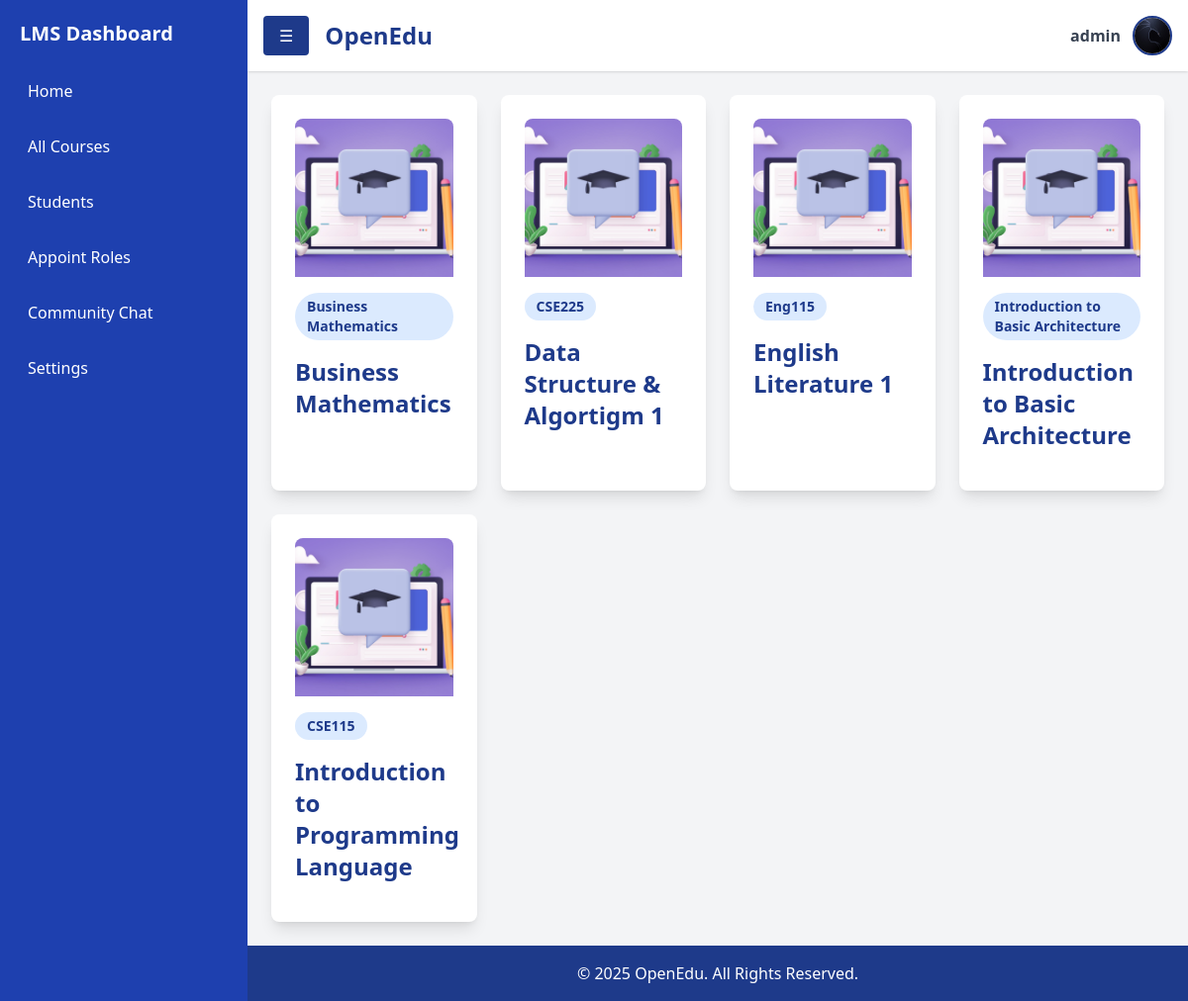
The page /courses (signed in) on the database its author committed.
### accounts/models.py (models this page shows, shortened)
class User(AbstractUser):
    contact = models.CharField(max_length=15, blank=True, null=True)
    profilepicture = models.ImageField(upload_to='images/profilepictures', blank=True, null=True,default='images/profilepictures/rafid1.jpg')
    role=models.TextField(default='user')
    course=models.IntegerField(default=-1)
    department=models.IntegerField(default=-1)
    groups = models.ManyToManyField(
        'auth.Group',
        related_name='custom_user_set',
        blank=True
    )
    user_permissions = models.ManyToManyField(
        'auth.Permission',
        related_name='custom_user_permissions_set',
        blank=True
    )

### lms/models.py (models this page shows, shortened)
class Course(models.Model):
    id = models.AutoField(primary_key=True)  # Automatically generates a primary key
    course_code = models.CharField(max_length=6, unique=True)  # Unique course code
    course_name = models.CharField(max_length=50)  # Course name
    course_description = models.TextField(
        default="This course provides a comprehensive overview of essential topics, methodologies, and concepts. Further details will be provided."
    )  # Description of the course
    department = models.ForeignKey('Department', related_name='courses', on_delete=models.CASCADE)  # Foreign key to Department
    image = models.ImageField(upload_to='images/course/', null=True, default='images/course/default.jpg')  # Course image

### home/views.py (the view)
# urls.py: path('courses', courses, name='courses'),
@login_required
def courses(request):
    courses = Course.objects.all().order_by('course_name')
    context={'name':request.user.username,'courses':courses}
    return render(request,"courses.html",context)

### home/templates/courses.html (shortened to what this page needs)
{% extends 'dashboard.html' %} {%block content %}
<div class="p-6 flex-grow">
  <div
    class="grid grid-cols-1 sm:grid-cols-2 md:grid-cols-3 lg:grid-cols-4 gap-6"
  >
    {% for course in courses %}
    <a
      href="{% url 'course_facs' dept_id=course.department.id course_id=course.id %}"
      class="card bg-white p-6 rounded-lg shadow-lg cursor-pointer hover:shadow-xl transition duration-300 transform hover:scale-105"
    >
      <img
        src="{{course.image.url}}"
        alt="Course Image"
        class="w-full h-40 object-cover rounded-t-lg mb-4"
      />
      <div class="flex items-center mb-4">
        <span
          class="text-sm font-semibold text-blue-900 bg-blue-100 px-3 py-1 rounded-full"
          >{{course.course_code}}</span
        >
      </div>
      <h3 class="text-2xl font-semibold text-blue-900 mb-2">
        {{course.course_name}}
      </h3>
    </a>
    {% endfor %}
  </div>
</div>
{%endblock%}

### home/templates/dashboard.html (shortened to what this page needs)
{% load static %}
<!DOCTYPE html>
<html lang="en">
  <head>
    <link rel="stylesheet" href="{% static 'css/dashboard.css' %}" />
    <script src="https://cdn.tailwindcss.com"></script>
  </head>
  <body class="bg-gray-100 flex">
    {% include 'inc/navbar.html' %}
    <div id="content" class="flex-1 flex flex-col min-h-screen ml-0 shifted">
      {% include 'inc/header.html' %}
      {% block content %}{% endblock %}
      {% include 'inc/footer.html' %}
  </body>
</html>

### home/templates/inc/navbar.html (shortened to what this page needs)
<aside id="sidebar" class="bg-blue-900 text-white p-5 open">
  <h2 class="text-xl font-bold mb-6">LMS Dashboard</h2>
  <nav>
    <ul>
      <li class="mb-4">
        <a
          href="{%url 'departments'%}"
          class="block p-2 hover:bg-blue-700 rounded"
          >Home</a
        >
      </li>
      <li class="mb-4">
        <a href="{%url 'courses'%}" class="block p-2 hover:bg-blue-700 rounded"
          >All Courses</a
        >
      </li>
      <li class="mb-4">
        <a href="{%url 'students'%}" class="block p-2 hover:bg-blue-700 rounded"
          >Students</a
        >
      </li>
      {% if request.user.role != 'user' and request.user.role != 'mod' %}
      <li class="mb-4">
        <a
          href="{% url 'appoint' %}"
          class="block p-2 hover:bg-blue-700 rounded"
          >Appoint Roles</a
        >
      </li>
      {% endif %}
      <li class="mb-4">
        <a
          href="{% url 'commChat' %}"
          class="block p-2 hover:bg-blue-700 rounded"
          >Community Chat</a
        >
      </li>
      <li class="mb-4">
        <a href="#" class="block p-2 hover:bg-blue-700 rounded">Settings</a>
      </li>
    </ul>
  </nav>
</aside>

### home/templates/inc/header.html (shortened to what this page needs)
<header class="bg-white shadow p-4 flex justify-between items-center relative">
  <div class="flex items-center space-x-4">
    <button
      onclick="toggleSidebar()"
      class="bg-blue-900 text-white px-4 py-2 rounded"
    >
      ☰
    </button>
    <h1 class="text-2xl font-bold text-blue-900">OpenEdu</h1>
  </div>
  <div class="flex items-center space-x-3 relative">
    <span class="text-gray-700 font-semibold">
      {{ request.user.username }}
    </span>
    <a
      href="javascript:void(0);"
      onclick="toggleDropdownProfile()"
      class="w-10 h-10"
    >
      <img
        src="{{ request.user.profilepicture.url }}"
        alt="Profile"
        class="w-10 h-10 rounded-full border-2 border-blue-900"
      />
    </a>
  </div>
</header>

### home/templates/inc/footer.html
<footer class="bg-blue-900 text-white text-center p-4 mt-auto">
    <p>&copy; 2025 OpenEdu. All Rights Reserved.</p>
  </footer>
</div>

### home/static/css/dashboard.css (style rules this page uses)
#sidebar { position: fixed; top: 0; left: 0; height: 100%; width: 250px; background-color: #1e40af; color: white; z-index: 50; transform: translateX(-100%); opacity: 0; transition: transform 0.5s ease-in-out, opacity 0.5s ease-in-out; }
#sidebar.open { transform: translateX(0); opacity: 1; }
#content { transition: margin-left 0.5s ease-in-out; }
#content.shifted { margin-left: 250px; }
.card { transition: transform 0.3s ease-in-out; }
footer { background-color: #1e40af; color: white; text-align: center; padding: 20px 0; position: relative; bottom: 0; width: 100%; }

### rows shown on the page
User: user.username "admin", user.profilepicture (picture)
Course: image (placeholder picture), course_code "Business Mathematics", course_name "Business Mathematics"
Course: image (placeholder picture), course_code "CSE225", course_name "Data Structure & Algortigm 1"
Course: image (placeholder picture), course_code "Eng115", course_name "English Literature 1"
Course: image (placeholder picture), course_code "Introduction to Basic Architecture", course_name "Introduction to Basic Architecture"
Course: image (placeholder picture), course_code "CSE115", course_name "Introduction to Programming Language"
